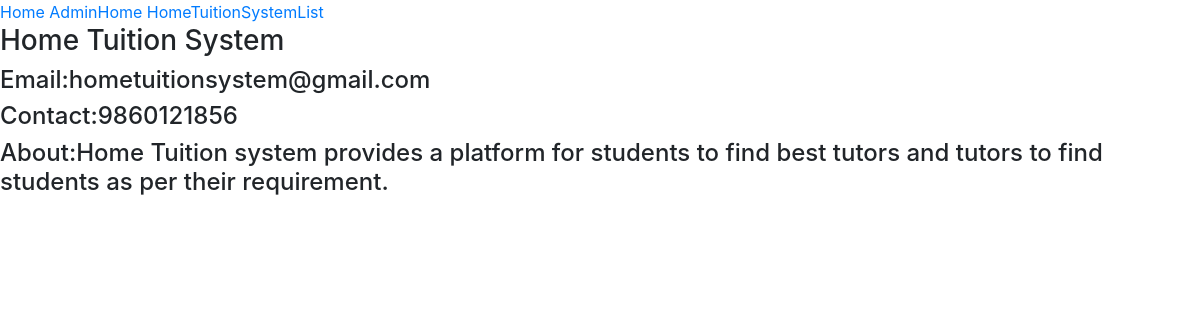
/system_admin/1/hometuitionsystem/detail/, run on the app's committed database.
### hometuitionsystemapp/models.py (models this page shows, shortened)
class TimeStamp(models.Model):
    created_at = models.DateTimeField(auto_now_add=True)
    updated_at = models.DateTimeField(auto_now=True)
    active = models.BooleanField(default=True)
    class Meta:
        abstract = True

class HomeTuitionSystem(TimeStamp):
    name = models.CharField(max_length=30)
    email = models.EmailField()
    contact = models.CharField(max_length=20)
    about = models.TextField()

### hometuitionsystemapp/views.py (the view)
class AdminHomeTuitionSystemDetailView(DetailView):
    template_name = "admintemplates/adminhometuitionsystemdetail.html"
    model = HomeTuitionSystem
    context_object_name = "adminhometuitionsystemdetail"

### templates/admintemplates/adminhometuitionsystemdetail.html
{% extends "admintemplates/base.html" %}
{% load static %}
{% block content %}
<h3>{{adminhometuitionsystemdetail.name}}</h3>
<h4>Email:{{adminhometuitionsystemdetail.email}}</h4>
<h4>Contact:{{adminhometuitionsystemdetail.contact}}</h4>
<h4>About:{{adminhometuitionsystemdetail.about}}</h4>
{% endblock %}

### data on the page
HomeTuitionSystem: name "Home Tuition System", email "hometuitionsystem@gmail.com", contact "9860121856", about "Home Tuition system provides a platform for students to find best tutors and tutors to find students as per their requirement."
